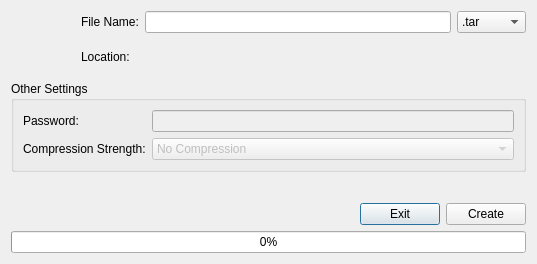
<?xml version="1.0" encoding="UTF-8"?>
<ui version="4.0">
 <class>CompressionDialog</class>
 <widget class="QDialog" name="CompressionDialog">
  <property name="geometry">
   <rect>
    <x>0</x>
    <y>0</y>
    <width>537</width>
    <height>264</height>
   </rect>
  </property>
  <property name="windowTitle">
   <string>Dialog</string>
  </property>
  <layout class="QGridLayout" name="gridLayout_4">
   <item row="0" column="0">
    <layout class="QHBoxLayout" name="horizontalLayout_2">
     <item>
      <layout class="QGridLayout" name="gridLayout">
       <item row="0" column="1">
        <widget class="QLabel" name="lblFileName">
         <property name="text">
          <string>File Name:</string>
         </property>
        </widget>
       </item>
       <item row="1" column="1">
        <widget class="QLabel" name="lblPath">
         <property name="text">
          <string>Location:</string>
         </property>
        </widget>
       </item>
       <item row="0" column="3">
        <widget class="QComboBox" name="comboFileType">
         <item>
          <property name="text">
           <string notr="true">.tar</string>
          </property>
         </item>
         <item>
          <property name="text">
           <string notr="true">.gz</string>
          </property>
         </item>
         <item>
          <property name="text">
           <string notr="true">.tgz</string>
          </property>
         </item>
         <item>
          <property name="text">
           <string notr="true">.tar.gz</string>
          </property>
         </item>
         <item>
          <property name="text">
           <string notr="true">.bz2</string>
          </property>
         </item>
         <item>
          <property name="text">
           <string notr="true">.tar.bz2</string>
          </property>
         </item>
         <item>
          <property name="text">
           <string notr="true">.tbz2</string>
          </property>
         </item>
         <item>
          <property name="text">
           <string notr="true">.tb2</string>
          </property>
         </item>
        </widget>
       </item>
       <item row="0" column="2">
        <widget class="QLineEdit" name="lineFileName"/>
       </item>
       <item row="0" column="0" rowspan="2">
        <widget class="QLabel" name="lblIcon">
         <property name="minimumSize">
          <size>
           <width>64</width>
           <height>64</height>
          </size>
         </property>
         <property name="text">
          <string/>
         </property>
        </widget>
       </item>
      </layout>
     </item>
    </layout>
   </item>
   <item row="1" column="0">
    <widget class="QGroupBox" name="groupSettings">
     <property name="title">
      <string>Other Settings</string>
     </property>
     <layout class="QGridLayout" name="gridLayout_3">
      <item row="0" column="0">
       <layout class="QGridLayout" name="gridLayout_2">
        <item row="1" column="0">
         <widget class="QLabel" name="lblCompressType">
          <property name="text">
           <string>Compression Strength:</string>
          </property>
         </widget>
        </item>
        <item row="0" column="1">
         <widget class="QLineEdit" name="linePassword">
          <property name="enabled">
           <bool>false</bool>
          </property>
         </widget>
        </item>
        <item row="0" column="0">
         <widget class="QLabel" name="lblPassword">
          <property name="text">
           <string>Password:</string>
          </property>
         </widget>
        </item>
        <item row="1" column="1">
         <widget class="QComboBox" name="comboCompressType">
          <property name="enabled">
           <bool>false</bool>
          </property>
          <item>
           <property name="text">
            <string>No Compression</string>
           </property>
          </item>
          <item>
           <property name="text">
            <string>Fastest</string>
           </property>
          </item>
          <item>
           <property name="text">
            <string>Fast</string>
           </property>
          </item>
          <item>
           <property name="text">
            <string>Normal</string>
           </property>
          </item>
          <item>
           <property name="text">
            <string>Maximum</string>
           </property>
          </item>
          <item>
           <property name="text">
            <string>Ultra</string>
           </property>
          </item>
         </widget>
        </item>
       </layout>
      </item>
     </layout>
    </widget>
   </item>
   <item row="2" column="0">
    <spacer name="verticalSpacer">
     <property name="orientation">
      <enum>Qt::Vertical</enum>
     </property>
     <property name="sizeHint" stdset="0">
      <size>
       <width>20</width>
       <height>1</height>
      </size>
     </property>
    </spacer>
   </item>
   <item row="3" column="0">
    <layout class="QVBoxLayout" name="verticalLayout">
     <item>
      <layout class="QHBoxLayout" name="horizontalLayout">
       <item>
        <spacer name="horizontalSpacer">
         <property name="orientation">
          <enum>Qt::Horizontal</enum>
         </property>
         <property name="sizeType">
          <enum>QSizePolicy::Expanding</enum>
         </property>
         <property name="sizeHint" stdset="0">
          <size>
           <width>10</width>
           <height>20</height>
          </size>
         </property>
        </spacer>
       </item>
       <item>
        <widget class="QPushButton" name="btnExit">
         <property name="sizePolicy">
          <sizepolicy hsizetype="Minimum" vsizetype="Fixed">
           <horstretch>0</horstretch>
           <verstretch>0</verstretch>
          </sizepolicy>
         </property>
         <property name="text">
          <string>Exit</string>
         </property>
        </widget>
       </item>
       <item>
        <widget class="QPushButton" name="btnCreate">
         <property name="sizePolicy">
          <sizepolicy hsizetype="Minimum" vsizetype="Fixed">
           <horstretch>0</horstretch>
           <verstretch>0</verstretch>
          </sizepolicy>
         </property>
         <property name="text">
          <string>Create</string>
         </property>
        </widget>
       </item>
      </layout>
     </item>
     <item>
      <widget class="QProgressBar" name="progressBar">
       <property name="value">
        <number>0</number>
       </property>
      </widget>
     </item>
    </layout>
   </item>
  </layout>
 </widget>
 <resources/>
 <connections/>
</ui>
